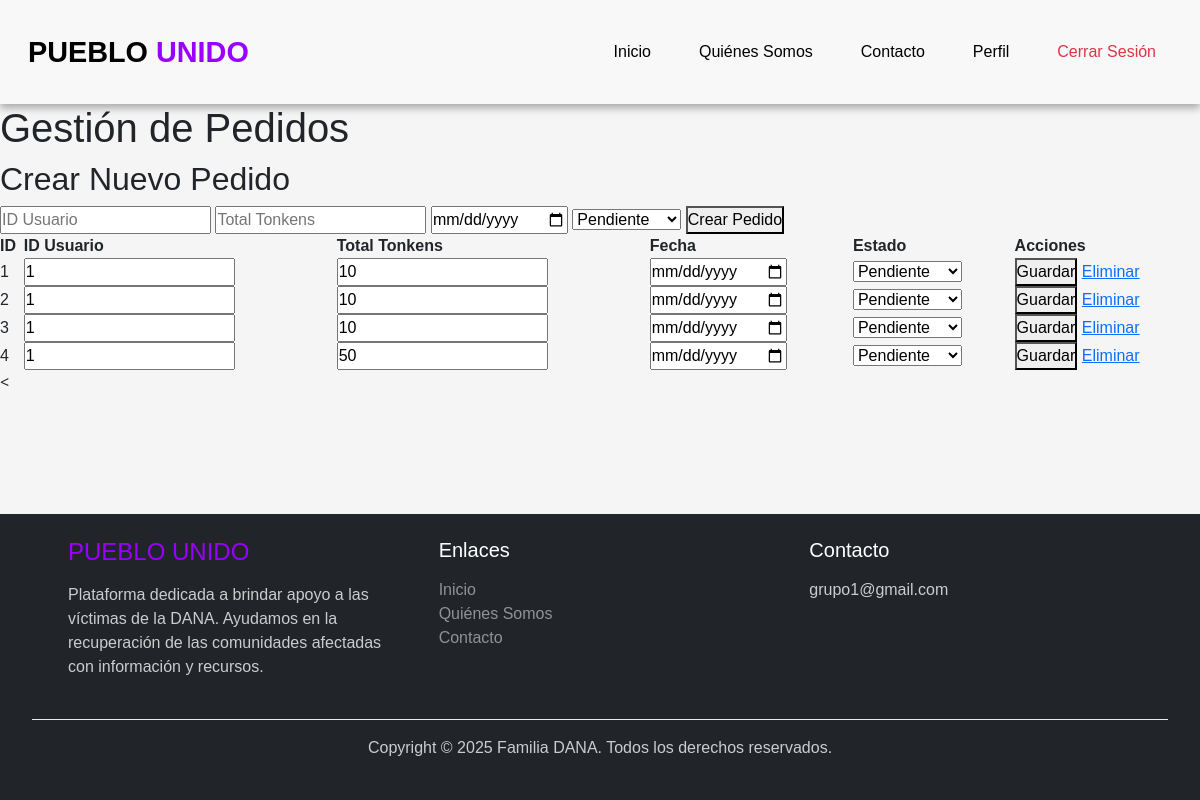
Page /admin/pedidos.php (signed in) on the committed database.
### tables this page shows
CREATE TABLE `pedidos` (
  `id` int(11) NOT NULL AUTO_INCREMENT,
  `usuario_id` int(11) NOT NULL,
  `fecha` datetime NOT NULL DEFAULT current_timestamp(),
  `estado` enum('pendiente','confirmado','cancelado','entregado') NOT NULL,
  `total_tonkens` int(11) NOT NULL,
  PRIMARY KEY (`id`),
  KEY `usuario_id` (`usuario_id`),
  CONSTRAINT `pedidos_ibfk_1` FOREIGN KEY (`usuario_id`) REFERENCES `usuarios` (`id`) ON DELETE CASCADE
);

### admin/pedidos.php (the view, shortened to what this page needs)
<?php
include '../includes/db.php';
$resultado = $conexion->query("SELECT id, usuario_id, total_tonkens, fecha, estado FROM pedidos");
include '../includes/header.php';
?>
<h1>Gestión de Pedidos</h1>
<h2>Crear Nuevo Pedido</h2>
<form method="POST">
    <input type="number" name="usuario_id" placeholder="ID Usuario" required>
    <input type="number" step="0.01" name="total_tonkens" placeholder="Total Tonkens" required>
    <input type="date" name="fecha" required>
    <select name="estado" required>
        <option value="pendiente">Pendiente</option>
    </select>
    <button type="submit" name="crear">Crear Pedido</button>
</form>
<table>
    <thead>
        <tr>
            <th>ID</th>
            <th>ID Usuario</th>
            <th>Total Tonkens</th>
            <th>Fecha</th>
            <th>Estado</th>
            <th>Acciones</th>
        </tr>
    </thead>
    <tbody>
        <?php while ($pedido = $resultado->fetch_assoc()): ?>
        <tr>
            <td><?php echo htmlspecialchars($pedido['id'], ENT_QUOTES, 'UTF-8'); ?></td>
            <td>
                <form method="POST" style="display: inline;">
                    <input type="number" name="usuario_id" value="<?php echo htmlspecialchars($pedido['usuario_id'], ENT_QUOTES, 'UTF-8'); ?>" required>
            </td>
            <td>
                    <input type="number" step="0.01" name="total_tonkens" value="<?php echo htmlspecialchars($pedido['total_tonkens'], ENT_QUOTES, 'UTF-8'); ?>" required>
            </td>
            <td>
                    <input type="date" name="fecha" value="<?php echo htmlspecialchars($pedido['fecha'], ENT_QUOTES, 'UTF-8'); ?>" required>
            </td>
            <td>
                    <select name="estado" required>
                        <option value="pendiente" <?php echo $pedido['estado'] === 'pendiente' ? 'selected' : ''; ?>>Pendiente</option>
                    </select>
            </td>
            <td>
                    <button type="submit" name="editar">Guardar</button>
                <a href="pedidos.php?eliminar=<?php echo $pedido['id']; ?>" onclick="return confirm('¿Estás seguro de eliminar este pedido?');">Eliminar</a>
            </td>
        </tr>
        <?php endwhile; ?>
    </tbody>
</table>
<?php include '../includes/footer.php'; ?>

### includes/header.php (shortened to what this page needs)
<?php
  $base_url = '/';
?>
<!DOCTYPE html>
<html lang="es">
<head>
  <link href="https://cdn.jsdelivr.net/npm/bootstrap@5.3.0/dist/css/bootstrap.min.css" rel="stylesheet">
  <link rel="stylesheet" href="<?php echo $base_url; ?>css/style.css">
</head>
<body>
<header class="main-header">
    <div class="header-container container d-flex justify-content-between align-items-center py-3">
      <h1 class="site-title m-0">PUEBLO <span class="highlight">UNIDO</span></h1>
      <nav class="main-nav d-flex gap-3">
          <a href="<?php echo $base_url; ?>index.php" class="nav-link">Inicio</a>
          <a href="<?php echo $base_url; ?>quienes_somos.php" class="nav-link">Quiénes Somos</a>
          <a href="<?php echo $base_url; ?>contacto.php" class="nav-link">Contacto</a>
          <?php if (isset($_SESSION['usuario'])): ?>
              <a href="<?php echo $base_url; ?>usuarios/perfil.php" class="nav-link">Perfil</a>
              <a href="<?php echo $base_url; ?>logout.php" class="nav-link text-danger">Cerrar Sesión</a>
          <?php else: ?>
              <a href="<?php echo $base_url; ?>login.php" class="nav-link">Login</a>
              <a href="<?php echo $base_url; ?>registro.php" class="nav-link">Registro</a>
          <?php endif; ?>
      </nav>
    </div>
</header>

### includes/footer.php
<<footer class="bg-dark text-white py-4">
    <div class="container-fluid">
      <div class="row gx-5">
        <div class="col-lg-4 col-md-6 mb-4">
          <h4 class="text-purple">PUEBLO UNIDO</h4>
          <p>Plataforma dedicada a brindar apoyo a las víctimas de la DANA. Ayudamos en la recuperación de las comunidades afectadas con información y recursos.</p>
        </div>
        <div class="col-lg-4 col-md-6 mb-4">
          <h5 class="text-white">Enlaces</h5>
          <ul class="list-unstyled">
            <li><a href="index.php" class="text-white-50">Inicio</a></li>
            <li><a href="quienes_somos.php" class="text-white-50">Quiénes Somos</a></li>
            <li><a href="contacto.php" class="text-white-50">Contacto</a></li>
          </ul>
        </div>
        <div class="col-lg-4 col-md-6 mb-4">
          <h5 class="text-white">Contacto</h5>
          <p><i class="fa fa-envelope mr-2"></i>grupo1@gmail.com</p>
        </div>
      </div>
    </div>
    <div class="bg-dark text-white text-center py-3 border-top border-light-subtle">
      <p class="m-0">Copyright &copy; 2025 Familia DANA. Todos los derechos reservados.</p>
    </div>
  </footer>
</body>
</html>

### css/style.css (style rules this page uses)
* { margin: 0; padding: 0; box-sizing: border-box; font-family: Arial, sans-serif; }
html, body { height: 100%; margin: 0; background-color: #f5f5f5; display: flex; flex-direction: column; }
body { display: flex; flex-direction: column; min-height: 100vh; }
.main-header { background-color: #f8f8f8; box-shadow: 0 4px 8px rgba(0, 0, 0, 0.322); position: sticky; top: 0; z-index: 1000; padding: 1rem; }
.header-container { max-width: 1200px; margin: auto; display: flex; flex-wrap: wrap; justify-content: space-between; align-items: center; }
.site-title { font-size: 1.8rem; color: #000000; font-weight: bold; }
.site-title .highlight { color: #9900ff; font-weight: 600; }
.main-nav { display: flex; gap: 20px; flex-wrap: wrap; }
.main-nav .nav-link { color: rgb(0, 0, 0); font-weight: 500; text-decoration: none; padding: 8px 16px; border-radius: 25px; transition: background-color 0.3s, transform 0.2s; }
footer { background-color: #000000; color: white; padding: 3rem 2rem 0; margin-top: auto; }
footer h4, footer h5 { color: #9900ff; margin-bottom: 1rem; }
footer a { color: #ccc; text-decoration: none; }
footer p { color: #ccc; }
footer .row { margin-left: 0; margin-right: 0; }

### rows in the picture
pedidos: id "1", usuario_id "1", total_tonkens "10", estado "Pendiente"
pedidos: id "2", usuario_id "1", total_tonkens "10", estado "Pendiente"
pedidos: id "3", usuario_id "1", total_tonkens "10", estado "Pendiente"
pedidos: id "4", usuario_id "1", total_tonkens "50", estado "Pendiente"
